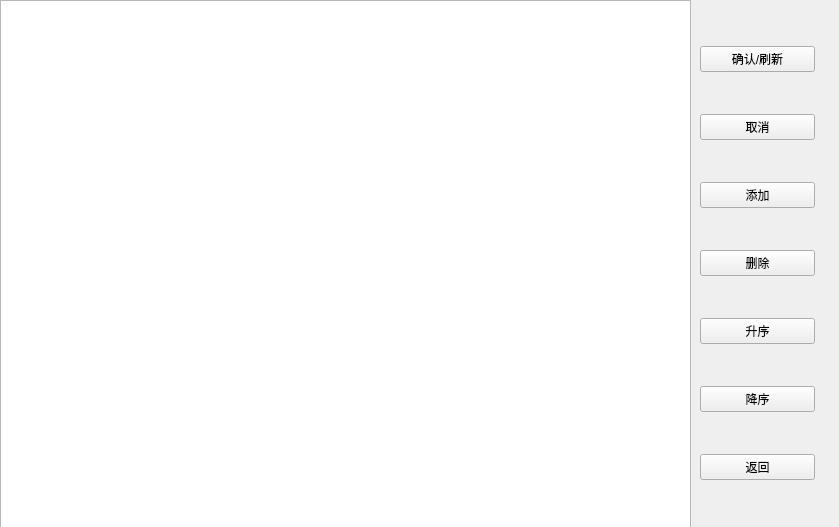
<?xml version="1.0" encoding="UTF-8"?>
<ui version="4.0">
 <class>AllStuInfo</class>
 <widget class="QWidget" name="AllStuInfo">
  <property name="geometry">
   <rect>
    <x>0</x>
    <y>0</y>
    <width>839</width>
    <height>527</height>
   </rect>
  </property>
  <property name="windowTitle">
   <string>Form</string>
  </property>
  <widget class="QTableView" name="tableView">
   <property name="geometry">
    <rect>
     <x>0</x>
     <y>0</y>
     <width>691</width>
     <height>531</height>
    </rect>
   </property>
  </widget>
  <widget class="QWidget" name="widget_btn" native="true">
   <property name="geometry">
    <rect>
     <x>700</x>
     <y>10</y>
     <width>115</width>
     <height>511</height>
    </rect>
   </property>
   <layout class="QVBoxLayout" name="verticalLayout">
    <item>
     <widget class="QPushButton" name="pushButton_3">
      <property name="text">
       <string>确认/刷新</string>
      </property>
     </widget>
    </item>
    <item>
     <widget class="QPushButton" name="pushButton_cancel">
      <property name="text">
       <string>取消</string>
      </property>
     </widget>
    </item>
    <item>
     <widget class="QPushButton" name="pushButton_add">
      <property name="text">
       <string>添加</string>
      </property>
     </widget>
    </item>
    <item>
     <widget class="QPushButton" name="pushButton_delete">
      <property name="text">
       <string>删除</string>
      </property>
     </widget>
    </item>
    <item>
     <widget class="QPushButton" name="pushButton_asc">
      <property name="text">
       <string>升序</string>
      </property>
     </widget>
    </item>
    <item>
     <widget class="QPushButton" name="pushButton_desc">
      <property name="text">
       <string>降序</string>
      </property>
     </widget>
    </item>
    <item>
     <widget class="QPushButton" name="pushButton_back">
      <property name="text">
       <string>返回</string>
      </property>
     </widget>
    </item>
   </layout>
  </widget>
 </widget>
 <resources/>
 <connections/>
</ui>
